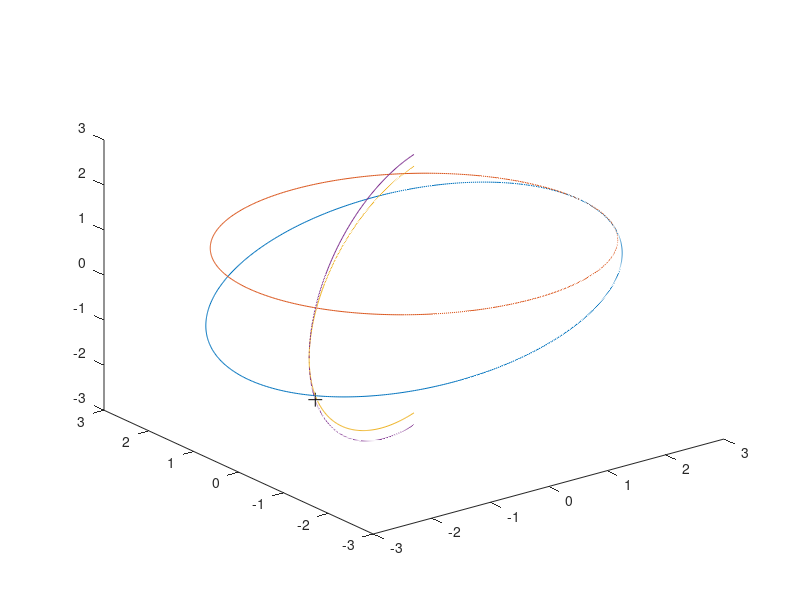

This figure's MATLAB source: (Note: this script raises an error after producing the figure.)
clc;clear;
phiDeg = 50;
thetaDeg = 30;

phi = phiDeg*180/pi;
theta = thetaDeg*180/pi;

phiArray = (-1.57:0.01:1.57)';
thetaArray = (0:0.01: 6.27)';

radius = 3;

function matrix = rotateTheta(angle)
    matrix = zeros(3,3);
    matrix(1,1) = cos(angle);
    matrix(1,2) = -sin(angle);
    matrix(2,1) = sin(angle);
    matrix(2,2) = cos(angle);
    matrix(3,3) = 1;
end

function matrix = rotatePhi(angle)
    matrix = zeros(3,3);
    matrix(1,1) = cos(angle);
    matrix(1,3) = sin(angle);
    matrix(3,1) = -sin(angle);
    matrix(3,3) = cos(angle);
    matrix(2,2) = 1;
end

function matrix = radialScale(radius)
    matrix = zeros(3,3);
    matrix(1,1) = radius;
    matrix(2,2) = radius;
    matrix(3,3) = radius;
end

function matrix = cordScale(phi)
    matrix = zeros(3,3);
    matrix(1,1) = 1;
    matrix(2,2) = cos(phi);
    matrix(3,3) = 1;
end

X0 = zeros(3,1);
X0(1,1) = 1;

S=radialScale(radius);
H=cordScale(phi);
Rphi=rotatePhi(phi);
Rtheta=rotateTheta(theta);

position = [radius*cos(phi)*cos(theta), radius*cos(phi)*sin(theta),radius*sin(phi)] ;

Point = plot3(position(1),position(2),position(3),'+k', 'MarkerSize', 10);
hold on;

longitude1 = zeros(size(phiArray,1),3);
longitude2 = zeros(size(phiArray,1),3);

for n = 1:size(phiArray,1)
    Rlg = rotatePhi(phiArray(n));
    Hl = cordScale(phiArray(n));
    P = S * Hl * Rlg * Rtheta * X0;
    Q = S * Rtheta * Hl * Rlg * X0;
    
    for k =1:1:3
        longitude1(n,k)=P(k);
        longitude2(n,k)=Q(k);
    end

end

latitude1 = zeros (size(thetaArray,1));
latitude2 = zeros (size(thetaArray,1));

for n = 1: size(thetaArray,1)
    Rlt = rotateTheta(thetaArray(n));
    P = S * H * Rphi * Rlt * X0;
    Q = S * H * Rlt * Rphi * X0;

    for k =1:1:3
        latitude1(n,k)=P(k);
        latitude2(n,k)=Q(k);
    end

end

Lat1 = plot3(latitude1(:,1),latitude1(:,2),latitude1(:,3));
Lat2 = plot3(latitude2(:,1),latitude2(:,2),latitude2(:,3));

Long1 = plot3(longitude1(:,1),longitude1(:,2),longitude1(:,3));
Long2 = plot3(longitude2(:,1),longitude2(:,2),longitude2(:,3));

sperical = zeros(size(thetaArray,1),size(phiArray,1),3);

RltArray = zeros(3,3,size(thetaArray,1));
for m = 1:size(thetaArray,1)
    RltArray(:,:,m) = rotateTheta(thetaArray(m));
end

RlgArray = zeros(3,3,size(phiArray,1));
HlgArray = zeros(3,3,size(phiArray,1)); 
for n = 1:size(phiArray,1)
    RltArray(:,:,n) = rotatePhi(phiArray(n));
    HlgArray(:,:,n) = cordScale(phiArray(n));
end

for m = 1:size(thetaArray,1)
    for n = 1:size(phiArray,1)
        sp = S * HlgArray(n) * RlgArray(n) * RltArray(m) * X0;
        for k =1:1:3
            sperical(m,n,k)=sp(k);
        end
    end
end

function point = cartesian(radius, theta, phi)
    point = zeros(3);
    point(1) = radius * cos (phi) * cos(theta);
    point(2) = radius * cos (phi) * sin(theta);
    point(3) = radius * sin (phi);
end

Sphere = surf(sperical(:,:,1),sperical(:,:,2),sperical(:,:,3)) ;

Sphere.EdgeAlpha             = 0;
Sphere.FaceColor             = "interp";
Sphere.FaceAlpha             = 1;
Sphere.FaceLighting          = "gouraud";
Sphere.AmbientStrength       = 0.6;
Sphere.SpecularStrength      = 0.2;

axis equal;
axis auto;
hold off;
